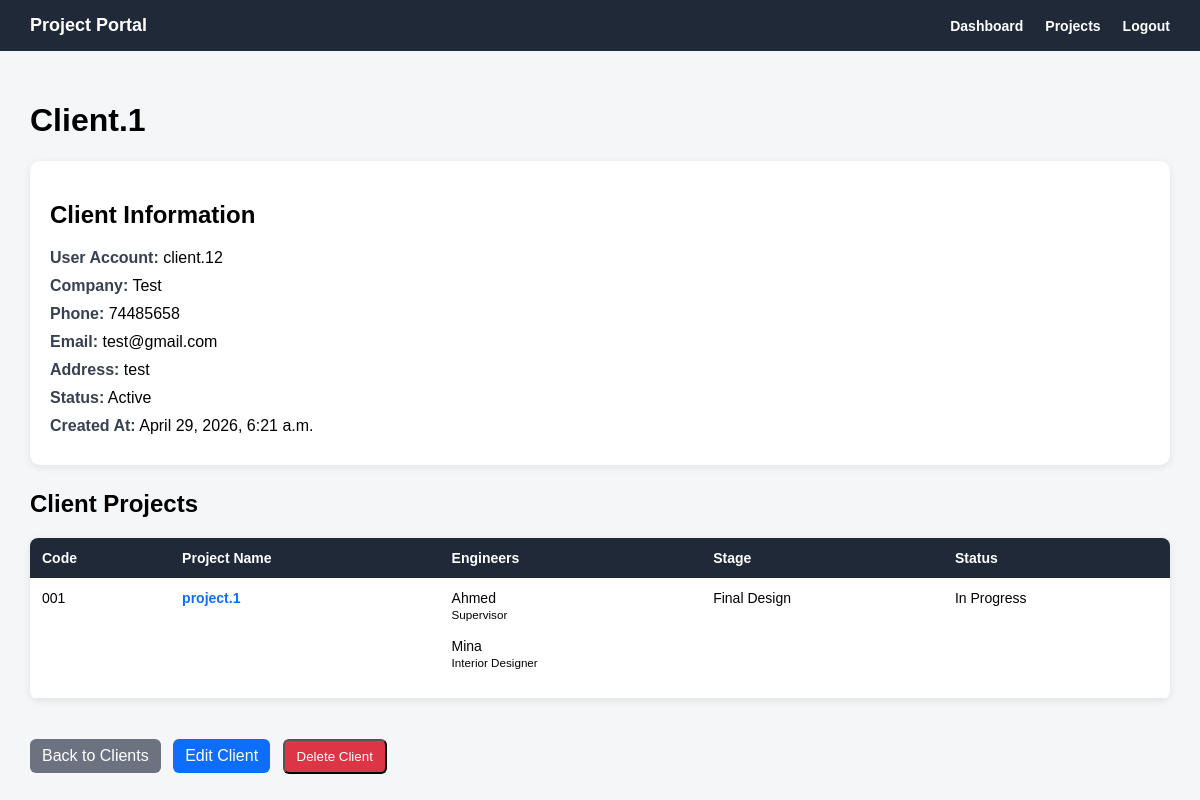
Screenshot of /clients/2/ (signed in) with the database file from the repository.
### clients/models.py (models this page shows, shortened)
class Client(models.Model):
    user = models.OneToOneField(
        settings.AUTH_USER_MODEL,
        on_delete=models.CASCADE,
        related_name='client_profile',
        blank=True,
        null=True
    )
    client_name = models.CharField(max_length=150)
    company_name = models.CharField(max_length=150, blank=True, null=True)
    phone = models.CharField(max_length=30)
    email = models.EmailField(blank=True, null=True)
    address = models.TextField(blank=True, null=True)
    is_active = models.BooleanField(default=True)
    created_at = models.DateTimeField(auto_now_add=True)

### accounts/models.py (models this page shows)
class User(AbstractUser):
    class Role(models.TextChoices):
        ADMIN = 'ADMIN', 'Admin'
        ENGINEER = 'ENGINEER', 'Engineer'
        CLIENT = 'CLIENT', 'Client'
    role = models.CharField(
        max_length=20,
        choices=Role.choices,
        default=Role.CLIENT
    )

### projects/models.py (models this page shows, shortened)
class Project(models.Model):
    class Status(models.TextChoices):
        NEW = 'NEW', 'New'
        IN_PROGRESS = 'IN_PROGRESS', 'In Progress'
        WAITING_CLIENT = 'WAITING_CLIENT', 'Waiting Client'
        COMPLETED = 'COMPLETED', 'Completed'
        CANCELLED = 'CANCELLED', 'Cancelled'
    class Stage(models.TextChoices):
        PROJECT_REGISTERED = 'PROJECT_REGISTERED', 'Project Registered'
        REQUIREMENTS_COLLECTED = 'REQUIREMENTS_COLLECTED', 'Requirements Collected'
        SITE_VISIT = 'SITE_VISIT', 'Site Visit'
        CONCEPT_DESIGN = 'CONCEPT_DESIGN', 'Concept Design'
        CLIENT_REVIEW = 'CLIENT_REVIEW', 'Client Review'
        REVISIONS = 'REVISIONS', 'Revisions'
        FINAL_DESIGN = 'FINAL_DESIGN', 'Final Design'
        DRAWINGS_PREPARATION = 'DRAWINGS_PREPARATION', 'Drawings Preparation'
        MUNICIPALITY_SUBMISSION = 'MUNICIPALITY_SUBMISSION', 'Municipality Submission'
        APPROVAL_STAGE = 'APPROVAL_STAGE', 'Approval Stage'
        SUPERVISION_EXECUTION = 'SUPERVISION_EXECUTION', 'Supervision / Execution'
        COMPLETED = 'COMPLETED', 'Completed'
    project_name = models.CharField(max_length=200)
    project_code = models.CharField(max_length=50, unique=True)
    client = models.ForeignKey(
        Client,
        on_delete=models.CASCADE,
        related_name='projects'
    )
    assigned_engineers = models.ManyToManyField(
        Engineer,
        blank=True,
        related_name='projects'
    )
    project_type = models.CharField(max_length=100, blank=True, null=True)
    location = models.CharField(max_length=200, blank=True, null=True)
    start_date = models.DateField(blank=True, null=True)
    expected_end_date = models.DateField(blank=True, null=True)
    current_stage = models.CharField(
        max_length=50,
        choices=Stage.choices,
        default=Stage.PROJECT_REGISTERED
    )
    status = models.CharField(
        max_length=30,
        choices=Status.choices,
        default=Status.NEW
    )
    description = models.TextField(blank=True, null=True)
    created_at = models.DateTimeField(auto_now_add=True)

### engineers/models.py (models this page shows, shortened)
class Engineer(models.Model):
    class Department(models.TextChoices):
        INTERIOR_DESIGNER = 'INTERIOR_DESIGNER', 'Interior Designer'
        MECHANICAL_ENGINEER = 'MECHANICAL_ENGINEER', 'Mechanical Engineer'
        ELECTRICAL_ENGINEER = 'ELECTRICAL_ENGINEER', 'Electrical Engineer'
        SUPERVISOR = 'SUPERVISOR', 'Supervisor'
        ARCHITECT = 'ARCHITECT', 'Architect'
    user = models.OneToOneField(
        settings.AUTH_USER_MODEL,
        on_delete=models.CASCADE,
        related_name='engineer_profile'
    )
    engineer_name = models.CharField(max_length=150)
    department = models.CharField(
        max_length=50,
        choices=Department.choices,
        blank=True,
        null=True
    )
    phone = models.CharField(max_length=30, blank=True, null=True)
    email = models.EmailField(blank=True, null=True)
    specialization = models.CharField(max_length=150, blank=True, null=True)
    is_active = models.BooleanField(default=True)
    created_at = models.DateTimeField(auto_now_add=True)

### clients/views.py (the view)
# urls.py: path('<int:pk>/', client_detail_view, name='client_detail'),
@login_required
def client_detail_view(request, pk):
    if request.user.role != 'ADMIN':
        client = None
        projects = []
    else:
        client = get_object_or_404(Client, pk=pk)
        projects = client.projects.all()
    return render(request, 'clients/client_detail.html', {
        'client': client,
        'projects': projects,
    })

### templates/clients/client_detail.html (shortened to what this page needs)
{% extends 'base.html' %}
{% block content %}
{% if client %}
    <h1>{{ client.client_name }}</h1>
    <div class="card">
        <h2>Client Information</h2>
        <div class="info-row">
            <span class="label">User Account:</span>
            {% if client.user %}
                {{ client.user.username }}
            {% else %}
                No user linked
            {% endif %}
        </div>
        <div class="info-row">
            <span class="label">Company:</span>
            {{ client.company_name }}
        </div>
        <div class="info-row">
            <span class="label">Phone:</span>
            {{ client.phone }}
        </div>
        <div class="info-row">
            <span class="label">Email:</span>
            {{ client.email }}
        </div>
        <div class="info-row">
            <span class="label">Address:</span>
            {{ client.address }}
        </div>
        <div class="info-row">
            <span class="label">Status:</span>
            {% if client.is_active %}
                Active
            {% else %}
                Inactive
            {% endif %}
        </div>
        <div class="info-row">
            <span class="label">Created At:</span>
            {{ client.created_at }}
        </div>
    </div>
    <h2>Client Projects</h2>
    {% if projects %}
        <table class="projects-table">
            <tr>
                <th>Code</th>
                <th>Project Name</th>
                <th>Engineers</th>
                <th>Stage</th>
                <th>Status</th>
            </tr>
            {% for project in projects %}
                <tr>
                    <td>{{ project.project_code }}</td>
                    <td>
                        <a href="{% url 'projects:project_detail' project.pk %}">
                            {{ project.project_name }}
                        </a>
                    </td>
                    <td>
                        {% for engineer in project.assigned_engineers.all %}
                            {{ engineer.engineer_name }}
                            {% if engineer.department %}
                                <br>
                                <small>{{ engineer.get_department_display }}</small>
                            {% endif %}
                            <br><br>
                        {% empty %}
                            No engineers assigned
                        {% endfor %}
                    </td>
                    <td>{{ project.get_current_stage_display }}</td>
                    <td>{{ project.get_status_display }}</td>
                </tr>
            {% endfor %}
        </table>
    {% else %}
        <p>No projects found for this client.</p>
    {% endif %}
{% else %}
    <h1>Access Denied</h1>
    <p>You do not have permission to view this client.</p>
{% endif %}
<div style="margin-top: 20px;">
    <a href="{% url 'clients:client_list' %}" class="btn">
        Back to Clients
    </a>
    {% if request.user.role == 'ADMIN' and client %}
        <a href="{% url 'clients:client_edit' client.pk %}" class="btn" style="background: #0d6efd; margin-left: 8px;">
            Edit Client
        </a>
        <form method="post"
              action="{% url 'clients:client_delete' client.pk %}"
              style="display: inline;"
              onsubmit="return confirm('Are you sure you want to delete this client?');">
            <button type="submit" class="btn" style="background: #dc3545; margin-left: 8px;">
                Delete Client
            </button>
        </form>
    {% endif %}
</div>
{% endblock %}

### templates/base.html (style rules this page uses)
body { margin: 0; font-family: Arial, sans-serif; background: #f4f6f8; }

### templates/clients/client_detail.html (style rules this page uses)
.card { background: white; padding: 20px; border-radius: 10px; box-shadow: 0 2px 8px rgba(0, 0, 0, 0.08); margin-bottom: 25px; }
.info-row { margin-bottom: 10px; }
.label { font-weight: bold; color: #374151; }
.projects-table { width: 100%; border-collapse: collapse; background: white; border-radius: 8px; overflow: hidden; box-shadow: 0 2px 8px rgba(0, 0, 0, 0.08); }
.projects-table th { background: #1f2937; color: white; text-align: left; padding: 12px; font-size: 14px; }
.projects-table td { padding: 12px; border-bottom: 1px solid #e5e7eb; vertical-align: top; font-size: 14px; }
.projects-table a { color: #0d6efd; font-weight: bold; text-decoration: none; }
.btn { display: inline-block; background: #6b7280; color: white; padding: 8px 12px; border-radius: 6px; text-decoration: none; margin-top: 20px; }

### rows the page displays
Client: client_name "Client.1", user.username "client.12", company_name "Test", phone "74485658", email "test@gmail.com", address "test", created_at "April 29, 2026, 6:21 a.m."
Project: project_code "001", project_name "project.1", current_stage "Final Design", status "In Progress"
Engineer: engineer_name "Ahmed", department "Supervisor"
Engineer: engineer_name "Mina", department "Interior Designer"
